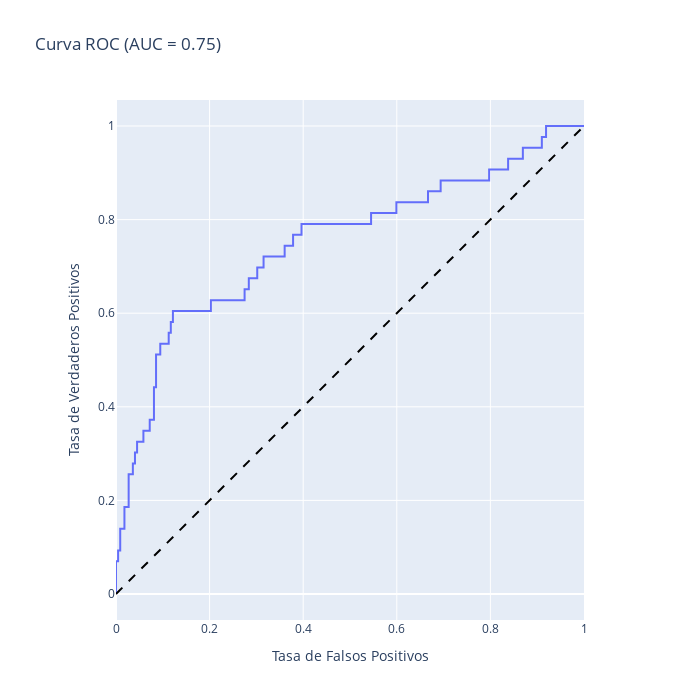

The code cell stored with this chart in its notebook:
### Code cell
auc_roc = show_auc_roc(model, X_test, y_test)
auc_roc

### Figure 1 — Plotly figure (JSON) as saved in the notebook; plotly's stock layout.template omitted (floating-point values rounded to 4 significant figures)
{"data": [{"hovertemplate": "Tasa de Falsos Positivos=%{x}<br>Tasa de Verdaderos Positivos=%{y}<extra></extra>", "legendgroup": "", "line": {"color": "#636efa", "dash": "solid"}, "marker": {"symbol": "circle"}, "mode": "lines", "name": "", "orientation": "v", "showlegend": false, "type": "scatter", "x": [0.0, 0.0, 0.0, 0.004505, 0.004505, 0.009009, 0.009009, 0.01802, 0.01802, 0.02703, 0.02703, 0.03604, 0.03604, 0.04054, 0.04054, 0.04505, 0.04505, 0.05856, 0.05856, 0.07207, 0.07207, 0.08108, 0.08108, 0.08559, 0.08559, 0.09459, 0.09459, 0.1126, 0.1126, 0.1171, 0.1171, 0.1216, 0.1216, 0.2027, 0.2027, 0.2748, 0.2748, 0.2838, 0.2838, 0.3018, 0.3018, 0.3153, 0.3153, 0.3604, 0.3604, 0.3784, 0.3784, 0.3964, 0.3964, 0.545, 0.545, 0.5991, 0.5991, 0.6667, 0.6667, 0.6937, 0.6937, 0.7973, 0.7973, 0.8378, 0.8378, 0.8694, 0.8694, 0.9099, 0.9099, 0.9189, 0.9189, 1.0], "xaxis": "x", "y": [0.0, 0.02326, 0.06977, 0.06977, 0.09302, 0.09302, 0.1395, 0.1395, 0.186, 0.186, 0.2558, 0.2558, 0.2791, 0.2791, 0.3023, 0.3023, 0.3256, 0.3256, 0.3488, 0.3488, 0.3721, 0.3721, 0.4419, 0.4419, 0.5116, 0.5116, 0.5349, 0.5349, 0.5581, 0.5581, 0.5814, 0.5814, 0.6047, 0.6047, 0.6279, 0.6279, 0.6512, 0.6512, 0.6744, 0.6744, 0.6977, 0.6977, 0.7209, 0.7209, 0.7442, 0.7442, 0.7674, 0.7674, 0.7907, 0.7907, 0.814, 0.814, 0.8372, 0.8372, 0.8605, 0.8605, 0.8837, 0.8837, 0.907, 0.907, 0.9302, 0.9302, 0.9535, 0.9535, 0.9767, 0.9767, 1.0, 1.0], "yaxis": "y"}], "layout": {"height": 700, "legend": {"tracegroupgap": 0}, "shapes": [{"line": {"color": "black", "dash": "dash"}, "type": "line", "x0": 0, "x1": 1, "y0": 0, "y1": 1}], "title": {"text": "Curva ROC (AUC = 0.75)"}, "width": 700, "xaxis": {"anchor": "y", "constrain": "domain", "domain": [0, 1], "range": [0, 1], "title": {"text": "Tasa de Falsos Positivos"}}, "yaxis": {"anchor": "x", "domain": [0, 1], "scaleanchor": "x", "scaleratio": 1, "title": {"text": "Tasa de Verdaderos Positivos"}}}}
